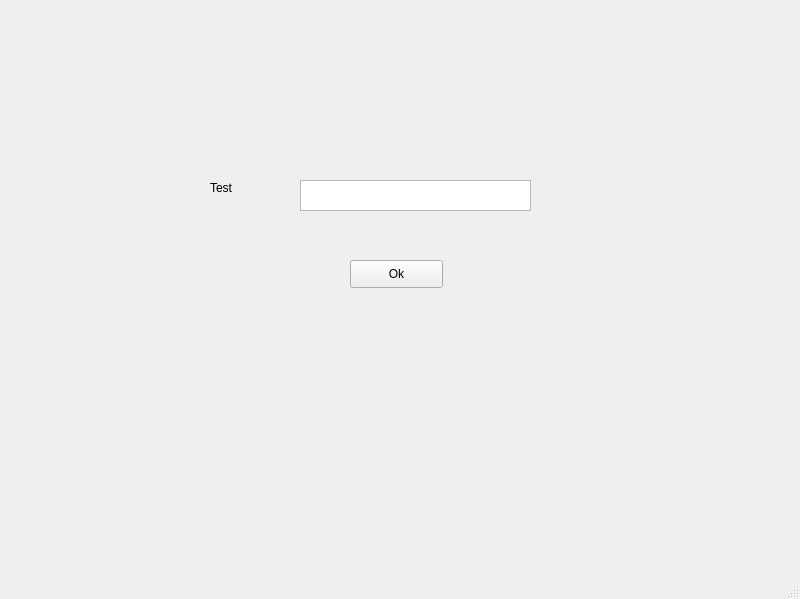
<?xml version="1.0" encoding="UTF-8"?>
<ui version="4.0">
 <class>MainWindow</class>
 <widget class="QMainWindow" name="MainWindow">
  <property name="geometry">
   <rect>
    <x>0</x>
    <y>0</y>
    <width>800</width>
    <height>599</height>
   </rect>
  </property>
  <property name="windowTitle">
   <string>MainWindow</string>
  </property>
  <widget class="QWidget" name="centralwidget">
   <widget class="QLabel" name="label">
    <property name="geometry">
     <rect>
      <x>210</x>
      <y>180</y>
      <width>55</width>
      <height>16</height>
     </rect>
    </property>
    <property name="text">
     <string>Test</string>
    </property>
   </widget>
   <widget class="QTextEdit" name="textEdit">
    <property name="geometry">
     <rect>
      <x>300</x>
      <y>180</y>
      <width>231</width>
      <height>31</height>
     </rect>
    </property>
   </widget>
   <widget class="QPushButton" name="pushButton">
    <property name="geometry">
     <rect>
      <x>350</x>
      <y>260</y>
      <width>93</width>
      <height>28</height>
     </rect>
    </property>
    <property name="text">
     <string>Ok</string>
    </property>
   </widget>
  </widget>
  <widget class="QMenuBar" name="menubar">
   <property name="geometry">
    <rect>
     <x>0</x>
     <y>0</y>
     <width>800</width>
     <height>26</height>
    </rect>
   </property>
  </widget>
  <widget class="QStatusBar" name="statusbar"/>
 </widget>
 <resources/>
 <connections/>
</ui>
